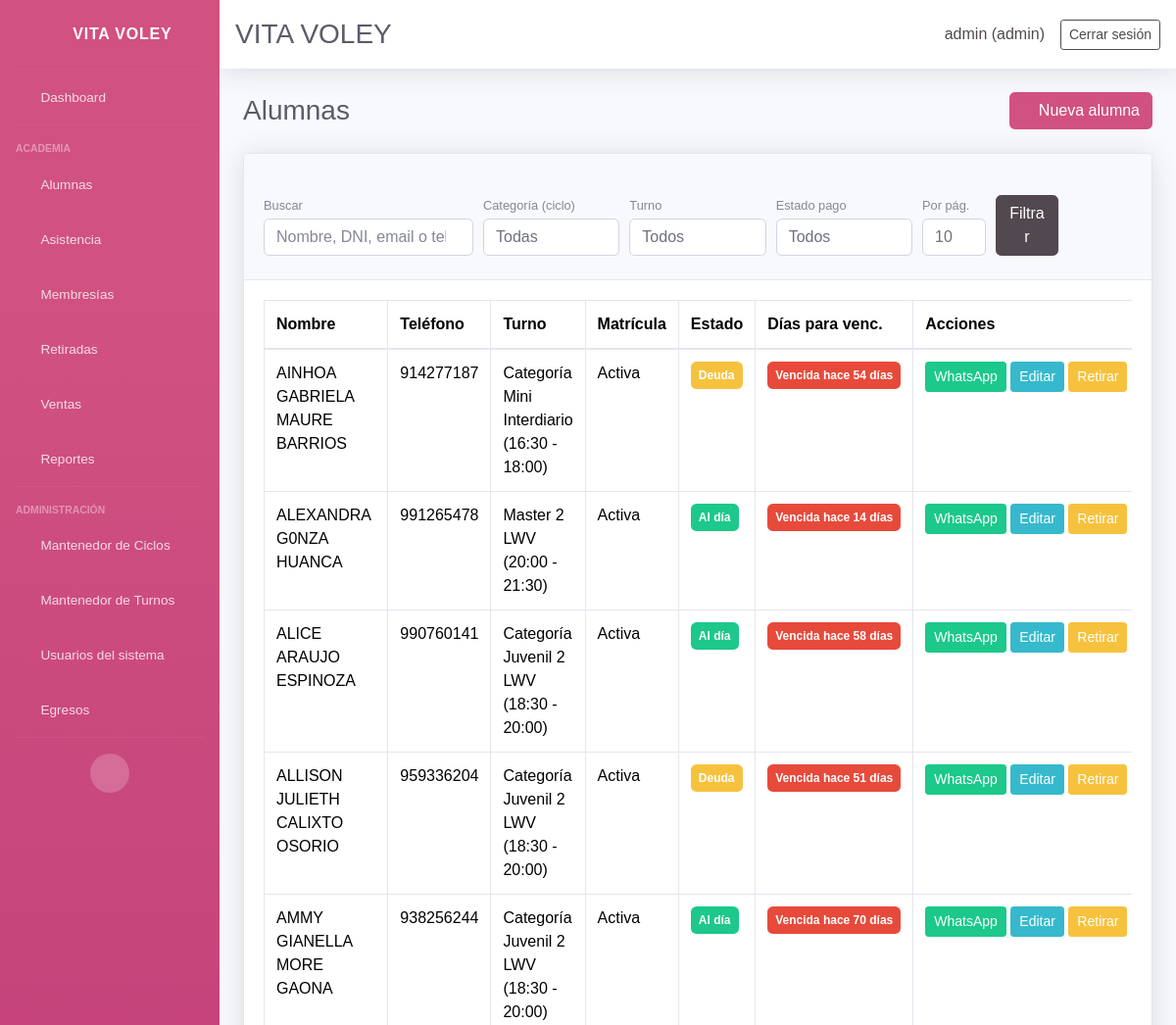
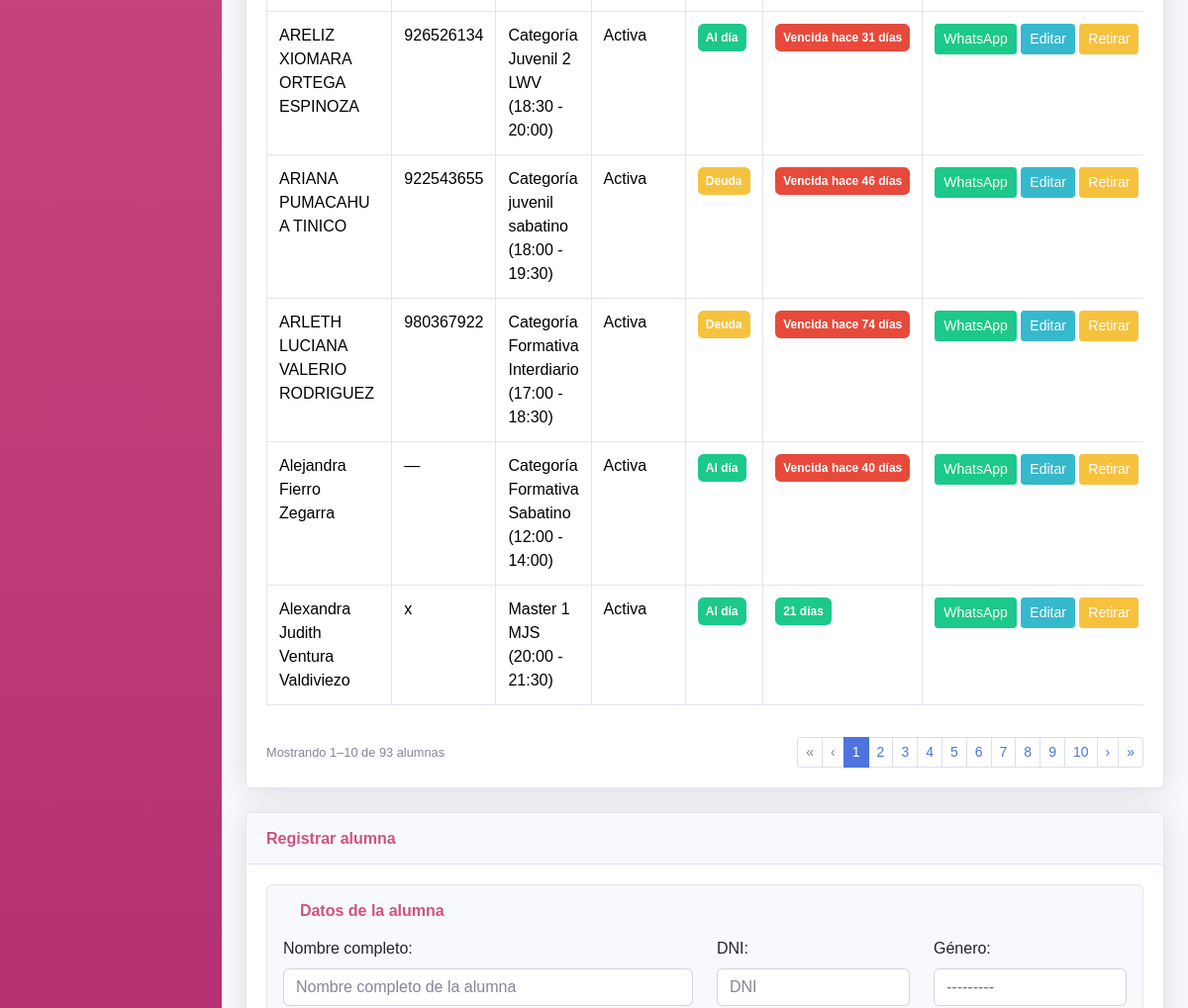
/students/ (signed in, upper part), run on an earlier commit of the app's database (2 pictures, top to bottom).
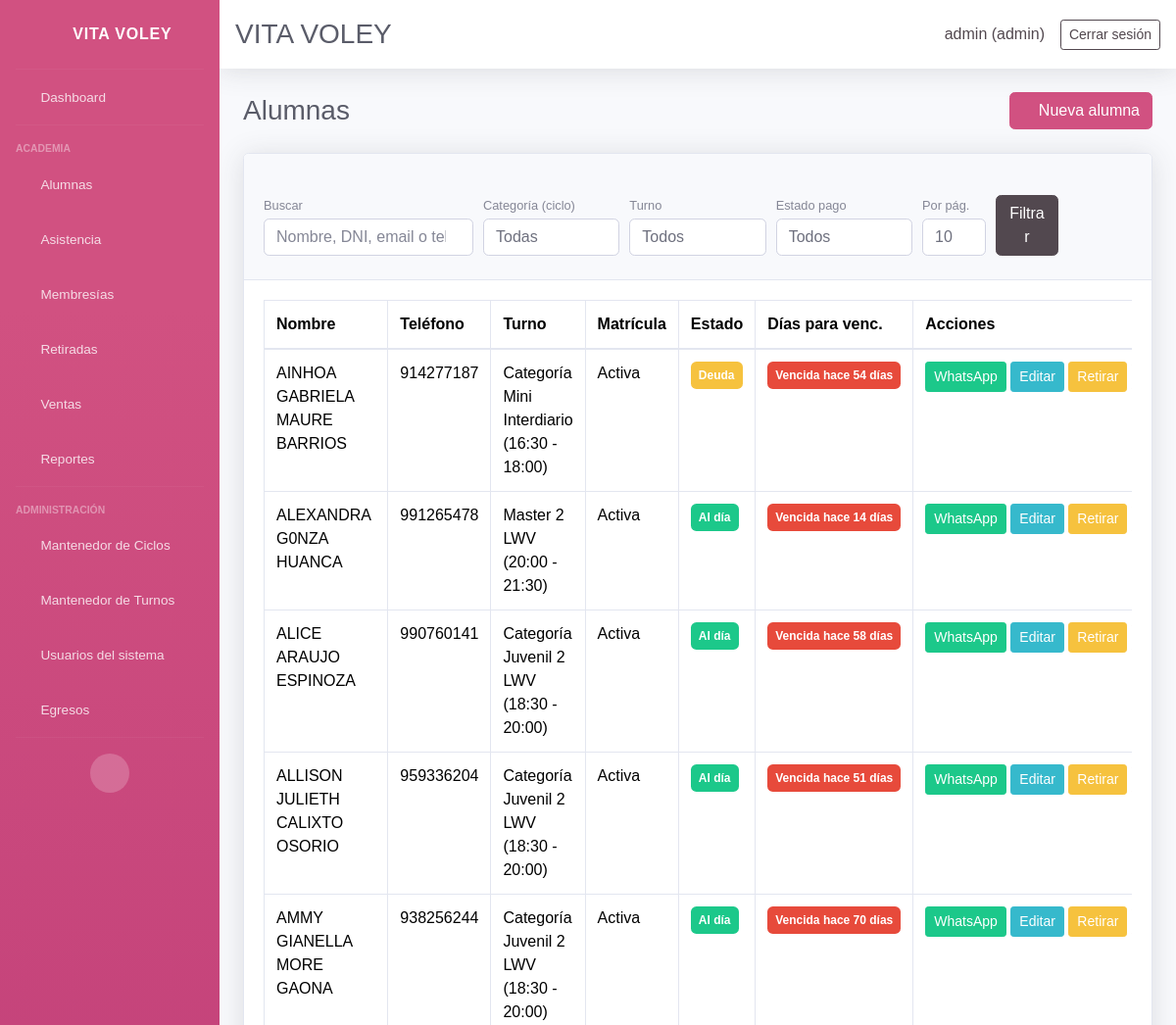
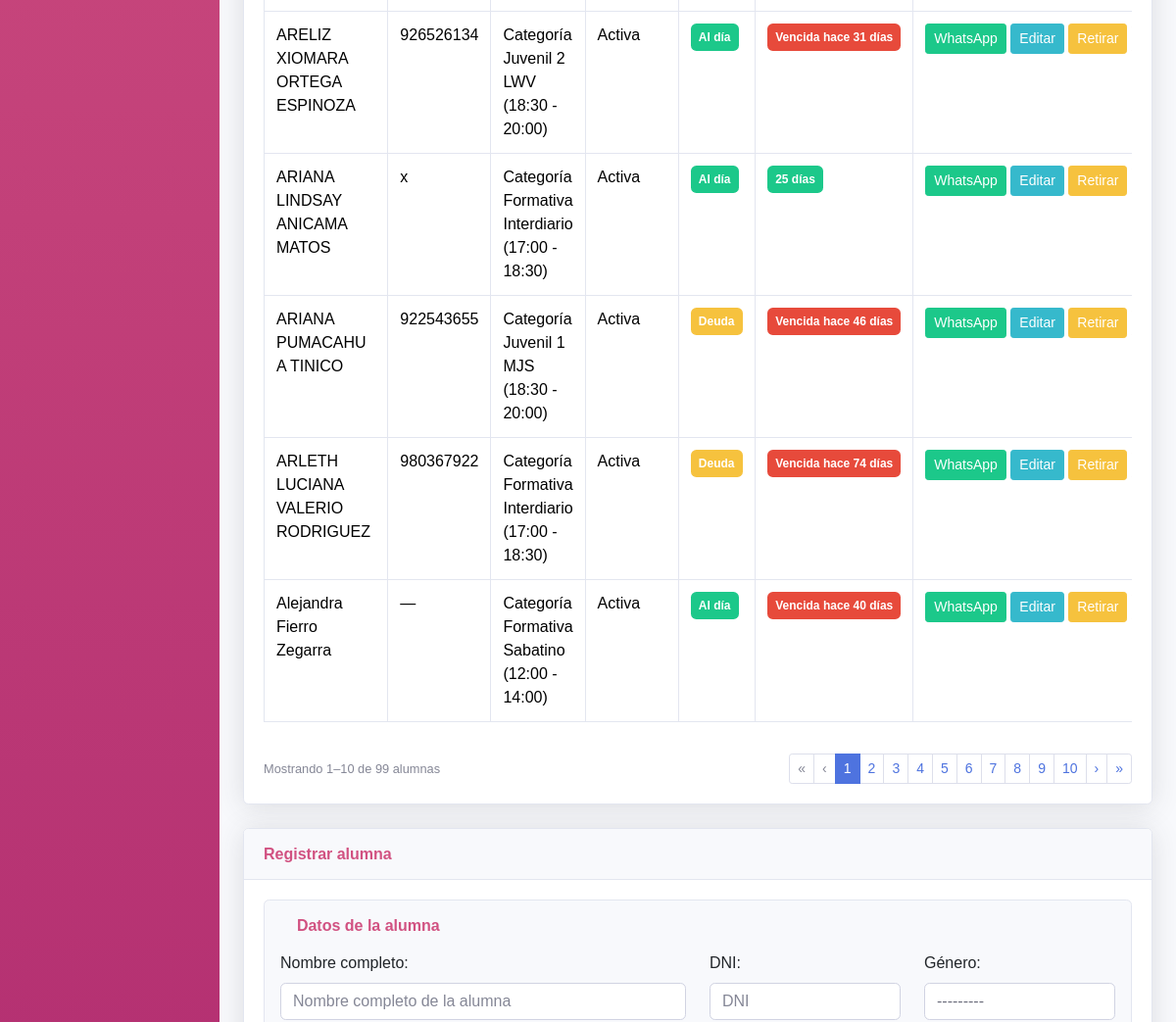
And on a later commit of the database (2 pictures, top to bottom).
### core/models.py (models this page shows, shortened)
class AuditableModel(models.Model):
    created_by = models.ForeignKey(
        settings.AUTH_USER_MODEL,
        on_delete=models.SET_NULL,
        null=True,
        blank=True,
        related_name='%(app_label)s_%(class)s_created',
        verbose_name='Creado por',
    )
    updated_by = models.ForeignKey(
        settings.AUTH_USER_MODEL,
        on_delete=models.SET_NULL,
        null=True,
        blank=True,
        related_name='%(app_label)s_%(class)s_updated',
        verbose_name='Actualizado por',
    )
    updated_at = models.DateTimeField(auto_now=True, verbose_name='Actualizado el')
    class Meta:
        abstract = True

class Student(AuditableModel, models.Model):
    ENROLLMENT_STATUS_CHOICES = ENROLLMENT_STATUS_CHOICES
    name = models.CharField(max_length=120)
    age = models.PositiveSmallIntegerField(blank=True, null=True)
    dni = models.CharField(max_length=15, blank=True, null=True)
    email = models.EmailField(blank=True, null=True)
    contact = models.CharField(max_length=200, blank=True, null=True, verbose_name='Teléfono del estudiante')
    gender = models.CharField(max_length=10, choices=GENDER_CHOICES, blank=True, null=True, verbose_name='Género')
    cycle = models.ForeignKey(
        Cycle,
        on_delete=models.SET_NULL,
        blank=True,
        null=True,
        related_name='students',
        verbose_name='Ciclo',
    )
    student_condition = models.CharField(
        max_length=20,
        choices=STUDENT_CONDITION_CHOICES,
        default='regular',
        verbose_name='Condición del alumno',
    )
    school = models.CharField(max_length=120, blank=True, null=True, verbose_name='Colegio')
    size = models.CharField(max_length=5, choices=SIZE_CHOICES, blank=True, null=True, verbose_name='Talla')
    referral_source = models.CharField(max_length=200, blank=True, null=True, verbose_name='¿Cómo se enteró de la academia?')
    uniform_delivered = models.BooleanField(default=False, verbose_name='Se entregó uniforme')
    guardian = models.CharField(max_length=120, blank=True, null=True, verbose_name='Nombre del apoderado')
    guardian_dni = models.CharField(max_length=15, blank=True, null=True, verbose_name='DNI del apoderado')
    guardian_birth_date = models.DateField(blank=True, null=True, verbose_name='Fecha de nacimiento del apoderado')
    guardian_gender = models.CharField(
        max_length=10,
        choices=GENDER_CHOICES,
        blank=True,
        null=True,
        verbose_name='Género del apoderado',
    )
    guardian_phone = models.CharField(max_length=200, blank=True, null=True, verbose_name='Teléfono del apoderado')
    address = models.TextField(blank=True, null=True)
    shift = models.ForeignKey(Shift, on_delete=models.PROTECT, blank=True, null=True, related_name='students')
    enrollment_status = models.CharField(max_length=10, choices=ENROLLMENT_STATUS_CHOICES, default='active')
    retired = models.BooleanField(default=False)
    retired_reason = models.TextField(blank=True, null=True)
    retired_at = models.DateField(blank=True, null=True)
    monthly_fee = models.DecimalField(max_digits=10, decimal_places=2, blank=True, null=True)
    enrollment_date = models.DateField(blank=True, null=True)
    membership_start = models.DateField(blank=True, null=True, verbose_name='Inicio de membresía')
    membership_end = models.DateField(blank=True, null=True, verbose_name='Fin de membresía')
    birth_date = models.DateField(blank=True, null=True)
    attendance_days = models.JSONField(default=list, blank=True)
    created_at = models.DateTimeField(auto_now_add=True)
    class Meta:
        ordering = ['name']
    @property
    def active(self):
        return not self.retired and self.enrollment_status == 'active'
    def _membership_period(self):
        from datetime import timedelta
        today = timezone.localdate()
        current = self.memberships.filter(
            start_date__lte=today,
            end_date__gte=today,
        ).order_by('-end_date').first()
        if current:
            return current.start_date, current.end_date
        upcoming = self.memberships.filter(start_date__gt=today).order_by('start_date').first()
        if upcoming:
            return upcoming.start_date, upcoming.end_date
        latest = self.memberships.order_by('-end_date', '-created_at').first()
        if latest:
            return latest.start_date, latest.end_date
    @property
    def membership_expiry_info(self):
        today = timezone.localdate()
        start, end = self._membership_period()
        if not end:
            return {'days': None, 'label': 'Sin membresía', 'color': 'secondary'}
        if not start:
            from datetime import timedelta
            start = end - timedelta(days=30)
        total_days = max((end - start).days, 1)
        if today > end:
            days_left = (end - today).days
            label = f'Vencida hace {abs(days_left)} día{"s" if abs(days_left) != 1 else ""}'
            color = 'danger'
        else:
            days_left = (end - today).days
            if days_left == 0:
                label = 'Vence hoy'
                color = 'danger'
            else:
                label = f'{days_left} día{"s" if days_left != 1 else ""}'
                elapsed = (today - start).days
                progress = min(max(elapsed / total_days, 0), 1)
                if progress < 1 / 3:
                    color = 'success'
                elif progress < 2 / 3:
                    color = 'warning'
                else:
                    color = 'danger'
        return {'days': days_left, 'label': label, 'color': color}
    @property
    def membership_debt_info(self):
        membership = self.memberships.order_by('-end_date', '-created_at').first()
        if not membership:
            return {'has_debt': False, 'label': 'Sin membresía', 'color': 'secondary'}
        balance = float(membership.balance)
        if balance <= 0:
            return {'has_debt': False, 'label': 'Al día', 'color': 'success'}
        return {'has_debt': True, 'label': 'Deuda', 'color': 'warning', 'balance': balance}
    @staticmethod
    def _whatsapp_url_from_phone(phone):
        if not phone:
            return None
        digits = ''.join(ch for ch in phone if ch.isdigit())
        if not digits:
            return None
        if digits.startswith('00'):
            digits = digits[2:]
        if len(digits) == 9:
            digits = '51' + digits
        elif len(digits) == 10 and digits.startswith('0'):
            digits = '51' + digits[1:]
        if len(digits) < 9:
            return None
        return f'https://wa.me/{digits}'
    @property
    def whatsapp_url(self):
        return self._whatsapp_url_from_phone(self.guardian_phone)
    def get_shift_display(self):
        if not self.shift:
            return ''
        return str(self.shift)

class Shift(AuditableModel, models.Model):
    name = models.CharField(max_length=120)
    start_time = models.TimeField()
    end_time = models.TimeField()
    active_days = models.JSONField(default=list, blank=True)
    created_at = models.DateTimeField(auto_now_add=True)
    class Meta:
        ordering = ['name']
    @property
    def schedule(self):
        return f"{self.start_time.strftime('%H:%M')} - {self.end_time.strftime('%H:%M')}"
    def __str__(self):
        return f"{self.name} ({self.schedule})"

### core/views.py (the view, shortened to what this page needs)
# urls.py: path('students/', views.student_list, name='students_list'),
@login_required(login_url='login')
def student_list(request):
    query = request.GET.get('q', '').strip()
    cycle_filter = valid_cycle_id(request.GET.get('cycle', ''))
    shift_filter = _valid_shift_filter(request.GET.get('shift', ''))
    debt_filter = _valid_debt_filter(request.GET.get('debt_status', ''))
    students = Student.objects.filter(retired=False).select_related('cycle', 'shift').prefetch_related(
        'memberships__payments',
    )
    if cycle_filter:
        students = students.filter(cycle_id=int(cycle_filter))
    if shift_filter:
        students = students.filter(shift_id=int(shift_filter))
    students = students.order_by('name')
    per_page = _student_per_page(request)
    page_obj = Paginator(students, per_page).get_page(request.GET.get('page'))
    if request.method == 'POST':
        form = StudentForm(request.POST)
        if form.is_valid():
            form.save()
            return redirect('students_list')
    else:
        form = StudentForm()
    context = {
        'page_obj': page_obj,
        'per_page': per_page,
        'page_sizes': STUDENT_PAGE_SIZES,
        'students_query': urlencode(_students_list_query_params(request)),
        'query': query,
        'cycle_filter': cycle_filter,
        'cycle_choices': active_cycle_choices(),
        'shift_filter': shift_filter,
        'shift_choices': _shift_choices(),
        'debt_filter': debt_filter,
        'form': form,
        'create_mode': True,
    }
    return render(request, 'core/students.html', context)

### core/audit.py (called while the page is built)
def set_current_user(user):
    _thread_locals.user = user

    def __call__(self, request):
        if getattr(request, 'user', None) and request.user.is_authenticated:
            set_current_user(request.user)
        else:
            set_current_user(None)
        try:
            return self.get_response(request)
        finally:
            set_current_user(None)

### core/context_processors.py (called while the page is built, shortened)
def user_role_context(request):
    user_role = None
    is_admin = False
    is_secretary = False
    if request.user.is_authenticated:
        if request.user.is_superuser:
            user_role = 'admin'
            is_admin = True
    return {
        'user_role': user_role,
        'is_admin': is_admin,
        'is_secretary': is_secretary,
    }

### core/models.py (called while the page is built)
def active_cycle_choices():
    return [
        (str(cycle.pk), cycle.name)
        for cycle in Cycle.objects.filter(is_active=True).order_by('name')
    ]

def valid_cycle_id(value):
    if not value or not str(value).isdigit():
        return ''
    if Cycle.objects.filter(pk=int(value)).exists():
        return str(value)
    return ''

    def __str__(self):
        return self.name

### core/templates/core/students.html (shortened to what the changed rows need)
{% extends 'core/base.html' %}
{% block content %}
<div class="d-sm-flex align-items-center justify-content-between mb-4">
    <h1 class="h3 mb-0 text-gray-800">Alumnas</h1>
</div>
<div class="card shadow mb-4">
    <div class="card-body">
        <div class="table-responsive">
            <table class="table table-bordered">
                <thead>
                    <tr>
                        <th>Nombre</th>
                        <th>Teléfono</th>
                        <th>Turno</th>
                        <th>Matrícula</th>
                        <th>Estado</th>
                        <th>Días para venc.</th>
                        <th>Acciones</th>
                    </tr>
                </thead>
                <tbody>
                    {% for student in page_obj %}
                    <tr>
                        <td>{{ student.name }}</td>
                        <td>{{ student.contact|default:"—" }}</td>
                        <td>{{ student.get_shift_display|default:"—" }}</td>
                        <td>{% if student.enrollment_status == 'active' %}Activa{% else %}Inactiva{% endif %}</td>
                        <td>
                            {% with debt=student.membership_debt_info %}
                            <span class="badge badge-{{ debt.color }} px-2 py-2"{% if debt.balance %} title="Debe S/ {{ debt.balance|floatformat:2 }}"{% endif %}>{{ debt.label }}</span>
                            {% endwith %}
                        </td>
                        <td>
                            {% with info=student.membership_expiry_info %}
                            <span class="badge badge-{{ info.color }} px-2 py-2">{{ info.label }}</span>
                            {% endwith %}
                        </td>
                        <td class="text-nowrap">
                            {% if student.whatsapp_url %}
                                <a class="btn btn-sm btn-success" href="{{ student.whatsapp_url }}" target="_blank" rel="noreferrer">WhatsApp</a>
                            {% else %}
                                <button class="btn btn-sm btn-secondary" disabled title="Sin teléfono del apoderado">WhatsApp</button>
                            {% endif %}
                            <a class="btn btn-sm btn-info" href="{% url 'student_edit' student.id %}">Editar</a>
                            <a class="btn btn-sm btn-warning" href="{% url 'student_retire' student.id %}">Retirar</a>
                        </td>
                    </tr>
                    {% empty %}
                    <tr><td colspan="7">No se encontraron alumnas.</td></tr>
                    {% endfor %}
                </tbody>
            </table>
        </div>
        {% if page_obj %}
        <div class="d-flex flex-wrap justify-content-between align-items-center mt-3">
            <p class="text-muted small mb-2 mb-md-0">
                Mostrando {{ page_obj.start_index }}–{{ page_obj.end_index }} de {{ page_obj.paginator.count }} alumna{{ page_obj.paginator.count|pluralize:"s" }}
            </p>
            {% if page_obj.paginator.num_pages > 1 %}
            <nav aria-label="Páginas de alumnas">
                <ul class="pagination pagination-sm mb-0 flex-wrap">
                    <li class="page-item {% if not page_obj.has_previous %}disabled{% endif %}">
                        {% if page_obj.has_previous %}
                        <a class="page-link" href="?{% if students_query %}{{ students_query }}&{% endif %}page=1">«</a>
                        {% else %}<span class="page-link">«</span>{% endif %}
                    </li>
                    <li class="page-item {% if not page_obj.has_previous %}disabled{% endif %}">
                        {% if page_obj.has_previous %}
                        <a class="page-link" href="?{% if students_query %}{{ students_query }}&{% endif %}page={{ page_obj.previous_page_number }}">‹</a>
                        {% else %}<span class="page-link">‹</span>{% endif %}
                    </li>
                    {% for num in page_obj.paginator.page_range %}
                    <li class="page-item {% if page_obj.number == num %}active{% endif %}">
                        {% if page_obj.number == num %}
                        <span class="page-link">{{ num }}</span>
                        {% else %}
                        <a class="page-link" href="?{% if students_query %}{{ students_query }}&{% endif %}page={{ num }}">{{ num }}</a>
                        {% endif %}
                    </li>
                    {% endfor %}
                    <li class="page-item {% if not page_obj.has_next %}disabled{% endif %}">
                        {% if page_obj.has_next %}
                        <a class="page-link" href="?{% if students_query %}{{ students_query }}&{% endif %}page={{ page_obj.next_page_number }}">›</a>
                        {% else %}<span class="page-link">›</span>{% endif %}
                    </li>
                    <li class="page-item {% if not page_obj.has_next %}disabled{% endif %}">
                        {% if page_obj.has_next %}
                        <a class="page-link" href="?{% if students_query %}{{ students_query }}&{% endif %}page={{ page_obj.paginator.num_pages }}">»</a>
                        {% else %}<span class="page-link">»</span>{% endif %}
                    </li>
                </ul>
            </nav>
            {% endif %}
        </div>
        {% endif %}
    </div>
</div>
{% endblock %}

What changed in the data, as far as the page shows it:
no longer on this page (row edited): Student: name "Alexandra Judith Ventura Valdiviezo", contact "x", shift "Master 1 MJS (20:00 - 21:30)", enrollment_status "Activa", membership_debt_info.label "Al día", membership_expiry_info.label "21 días"
computed for Student "ALLISON JULIETH CALIXTO OSORIO": membership_debt_info.label "Deuda" → "Al día"
added Student: name "ARIANA LINDSAY ANICAMA MATOS", contact "x", shift "Categoría Formativa Interdiario (17:00 - 18:30)", enrollment_status "Activa", membership_debt_info.label "Al día", membership_expiry_info.label "25 días"
changed Student "ARIANA PUMACAHUA TINICO": shift "Categoría juvenil sabatino (18:00 - 19:30)" → "Categoría Juvenil 1 MJS (18:30 - 20:00)"
Also different on the page:
{{ page_obj.paginator.count }}: "93" → "99"
